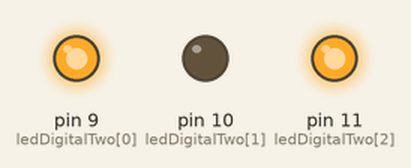
This sketch was run on a simulated Arduino Uno, built with avr-gcc and run on an emulated ATmega328P. Parts: output pins drawn as LEDs (lit = HIGH). Random numbers use the default seed unless the sketch sets one.

Above: at 0.1 s.
At 7.1 s:
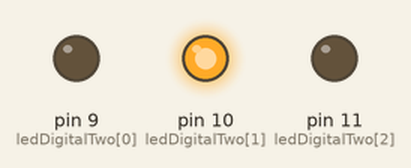
At 10.1 s:
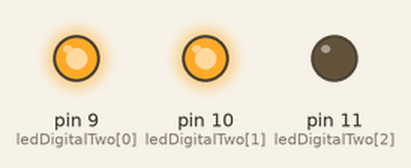
At 17.1 s:
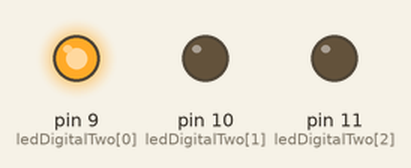
At 28.1 s:
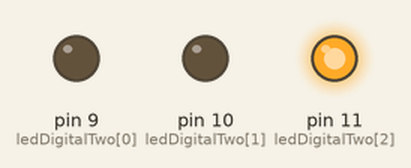
At 39.1 s:
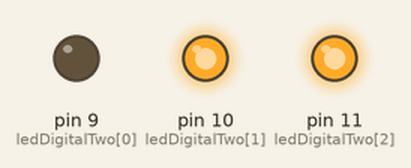
Timing chart, 0 to 40.0 s (numbered marks = the images above):
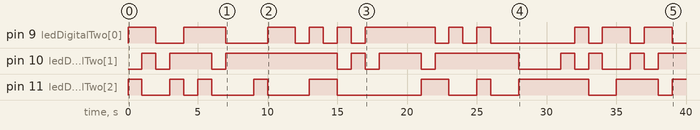

The sketch:

Digital_RGB_Control.ino
```cpp
//--- bof RGBL - RGB Digital Preamble
//RGB LED pins
//int ledDigitalOne[] = {14, 15, 16};
//the three digital pins of the first digital LED 14 = redPin, 15 = greenPin, 16 = bluePin
int ledDigitalTwo[] = {9, 10, 11};
//the three digital pins of the first digital LED 14 = redPin, 15 = greenPin, 16 = bluePin
//int ledDigitalThree[] = {3, 5, 6};
//the three digital pins of the first digital LED 14 = redPin, 15 = greenPin, 16 = bluePin
const boolean ON = LOW;
//Define on as LOW (this is because we use a common Anode RGB LED (common pin is connected to +5 volts)
const boolean OFF = HIGH;
//Define off as HIGH
//Predefined Colors
const boolean RED[] = {ON, OFF, OFF};
const boolean GREEN[] = {OFF, ON, OFF};
const boolean BLUE[] = {OFF, OFF, ON};
const boolean YELLOW[] = {ON, ON, OFF};
const boolean CYAN[] = {OFF, ON, ON};
const boolean MAGENTA[] = {ON, OFF, ON};
const boolean WHITE[] = {ON, ON, ON};
const boolean BLACK[] = {OFF, OFF, OFF};

//An Array that stores the predefined colors (allows us to later randomly display a color)
const boolean* COLORS[] = {RED, GREEN, BLUE, YELLOW, CYAN, MAGENTA, WHITE, BLACK};
//--- eof RGBL - RGB Digital Preamble

void setup(){
for(int i = 0; i < 3; i++) {
//pinMode(ledDigitalOne[i], OUTPUT);
//Set the three LED pins as outputs
pinMode(ledDigitalTwo[i], OUTPUT);
//Set the three LED pins as outputs
//pinMode(ledDigitalThree[i], OUTPUT);
//Set the three LED pins as outputs
}
}

void loop(){

/* Example - 1 Set a color Set the three LEDs to any predefined color*/
//setColor(ledDigitalOne, RED);
//Set the color of LED one
setColor(ledDigitalTwo, GREEN);
//Set the color of LED two
//setColor(ledDigitalThree, BLUE);
//Set the color of LED three

/* Exampe - 2 Go through Random Colors Set the LEDs to a random color*/
int rand = random(0, sizeof(COLORS) / 2);
//get a random number within the range of colors
//setColor(ledDigitalOne, COLORS[rand]);
//Set the color of led one to a random color
rand = random(0, sizeof(COLORS) / 2);
//Set the color of LED 2 to a random color //
setColor(ledDigitalTwo, COLORS[rand]);
rand = random(0, sizeof(COLORS) / 2);
//Set the color of LED 3 to a random color //
//setColor(ledDigitalThree, COLORS[rand]);
delay(1000);
}

/* Sets an led to any color led - a three element array defining the three color pins (led[0] = redPin, led[1] = greenPin, led[2] = bluePin) color - a three element boolean array (color[0] = red value (LOW = on, HIGH = off), color[1] = green value, color[2] =blue value)*/
void setColor(int* led, boolean* color){
for(int i = 0; i < 3; i++) {
digitalWrite(led[i], color[i]);
}
}
/* A version of setColor that allows for using const boolean colors*/
void setColor(int* led, const boolean* color) {
boolean tempColor[] = {color[0], color[1], color[2]};
setColor(led, tempColor);
}
```

Measured:
- by itself, pin 9 (ledDigitalTwo[0]): LOW → HIGH at 0.00 s, → LOW 2.0 s later, → HIGH 2.0 s later, → LOW 3.0 s later, … (22 changes in this stretch)
- by itself, pin 10 (ledDigitalTwo[1]): LOW → HIGH at 1.0 s, → LOW 1.0 s later, → HIGH 1.0 s later, → LOW 3.0 s later, … (19 changes in this stretch)
- by itself, pin 11 (ledDigitalTwo[2]): LOW → HIGH at 0.00 s, → LOW 1.0 s later, → HIGH 2.0 s later, → LOW 1.0 s later, … (19 changes in this stretch)
